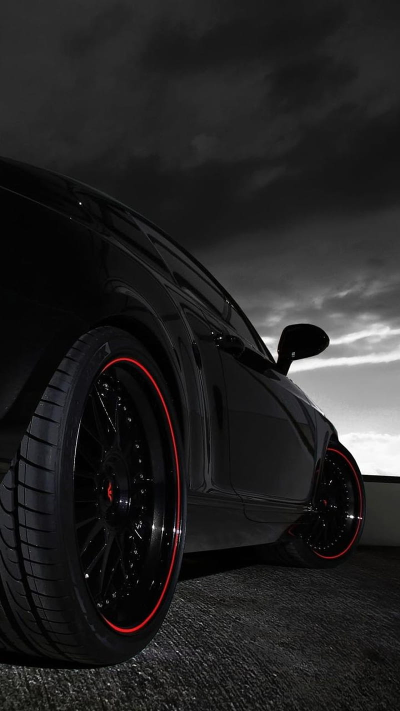
#> input picture task_1/images/car.jpg, 800 x 1422 px (shown at 1/2 size)
$ python basics.py
#> lines starting #> are read from the running program, lines starting #| are printed output that depends on the picture; after the words box and inside, x2 and y2 are one past the last pixel; in counts of white or black regions, pixels touching at a corner belong together
import cv2
import cv2 as cv

img = cv.imread('images/car.jpg')
#> img is the input picture: shape (1422, 800, 3); mean B, G, R 35.3, 35.2, 35.8
cv.imshow('Car',img)
cv2.waitKey(0)

#Grayscale image

gray=cv.cvtColor(img, cv.COLOR_BGR2GRAY)

cv.imshow("gray",gray)
cv2.waitKey(0)

#Blurring the image
blur=cv.GaussianBlur(img,(9,9), cv.BORDER_DEFAULT)
cv.imshow('Blurred image',blur)
cv2.waitKey(0)

#Edge cascade (Canny edge detection)
canny = cv.Canny(img,125,175)
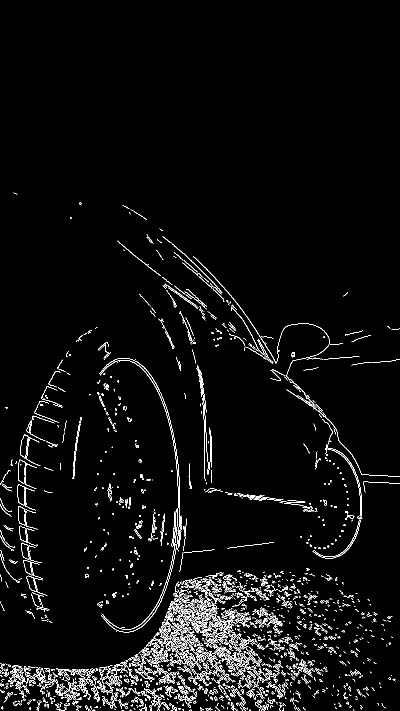
#> canny: shape (1422, 800) (shown at 1/2 size); 3.5% white in thin lines or dots, all inside (x1, y1, x2, y2) = (0, 385, 800, 1422)
cv.imshow("Caan image", canny)
cv2.waitKey(0)

#Dilating the image
dilated =cv.dilate(canny,(9,9), iterations=3)
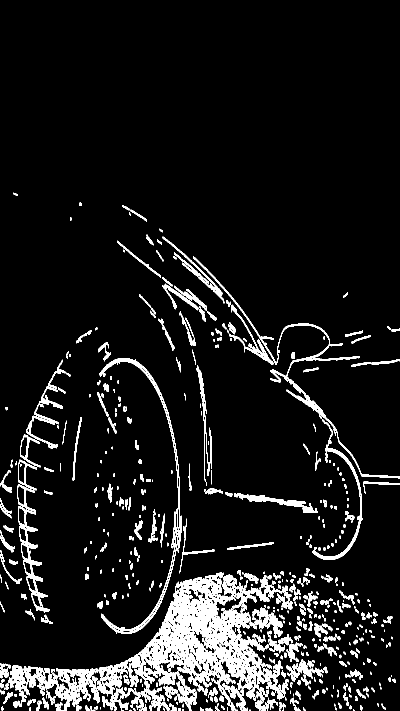
#> dilated: shape (1422, 800) (shown at 1/2 size); 8.7% white; 600 white regions (192 under 20 px), largest, box (x1, y1, x2, y2) and area: (257, 1145, 567, 1412) 29572, (48, 1321, 277, 1422) 7937, (386, 512, 800, 1120) 6117
cv.imshow("Dilated img", dilated)
cv2.waitKey(0)

#Eroding
eroded=cv.erode(dilated,(7,7),iterations=3)
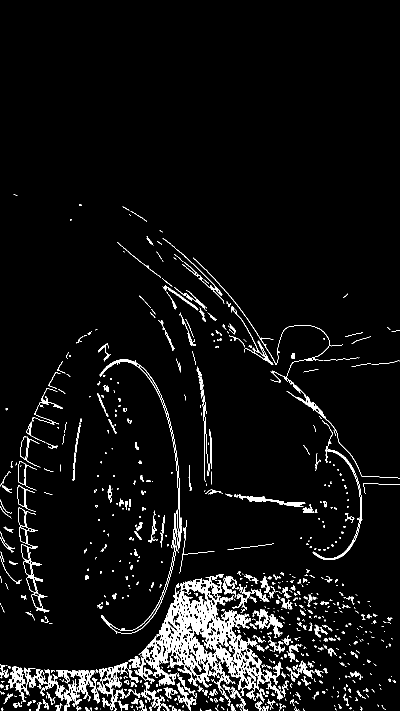
#> eroded: shape (1422, 800) (shown at 1/2 size); 5.1% white; 825 white regions (520 under 20 px), largest, box (x1, y1, x2, y2) and area: (257, 1148, 567, 1412) 19043, (199, 719, 363, 1268) 2094, (112, 1340, 200, 1422) 1969
cv.imshow("Erored img", eroded )
cv2.waitKey(0)

#Resizing
resized = cv.resize(img,(200,600), interpolation=cv.INTER_CUBIC)
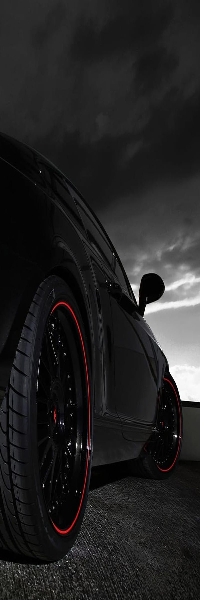
#> resized: shape (600, 200, 3); mean B, G, R 35.3, 35.2, 35.8
cv.imshow("Resized img",resized)
cv2.waitKey(0)

#Cropping
cropped = img[50:200, 200:400]
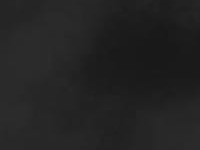
#> cropped: shape (150, 200, 3); min 24, max 44, mean 34.9
cv.imshow("Cropped img", cropped)
cv2.waitKey(0)
